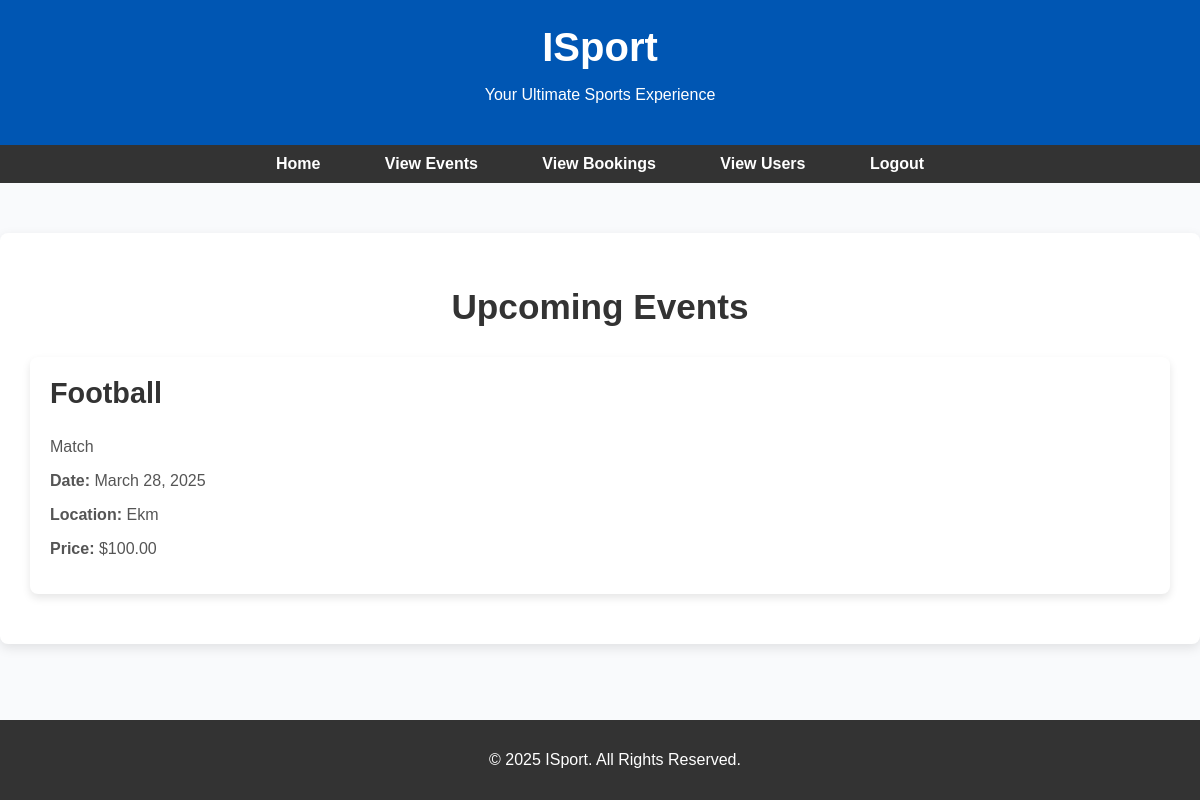
The page /adminview_events/ on the database as committed earlier.
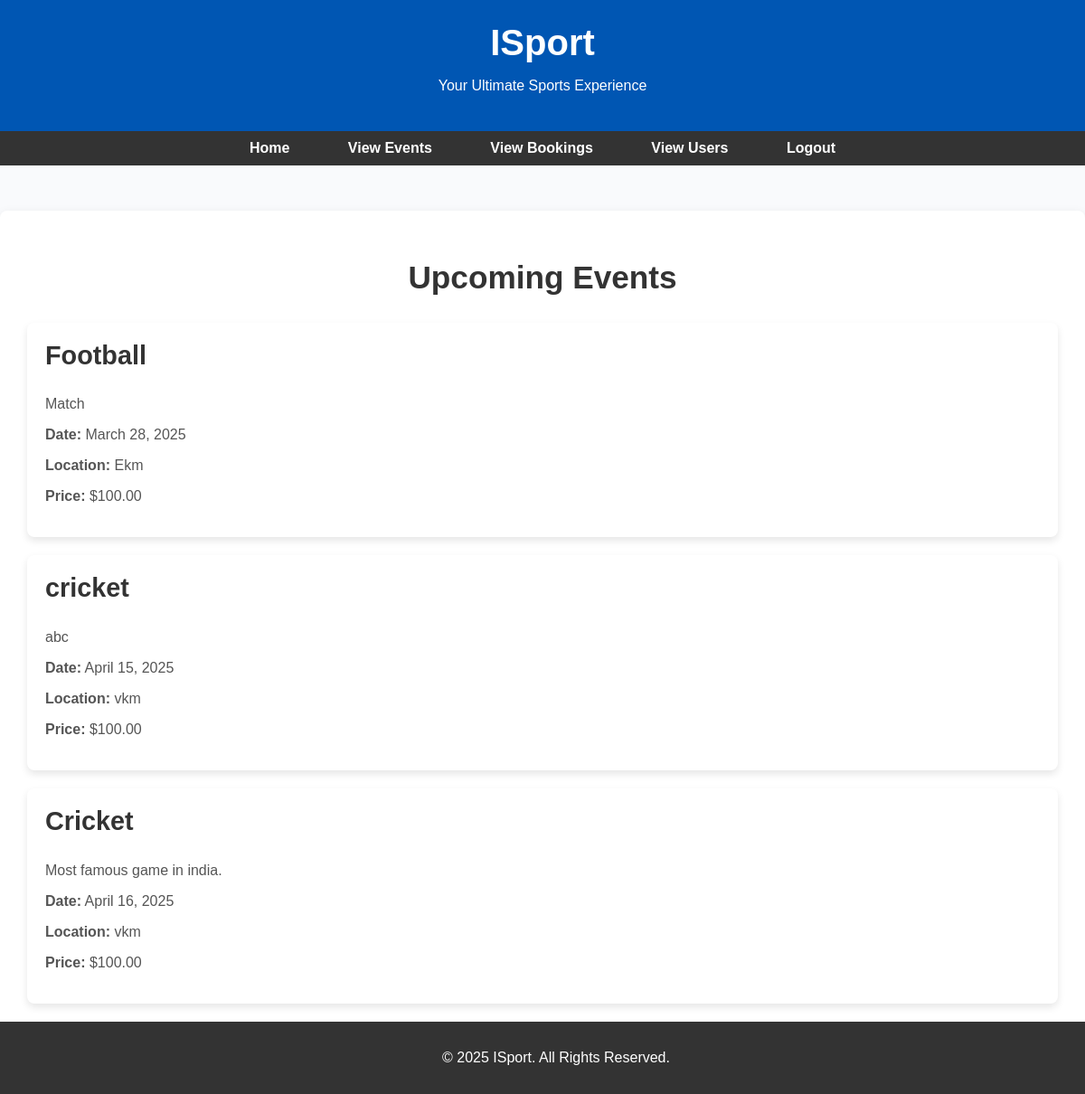
The same page on the database as committed later.
### app/models.py (models this page shows, shortened)
class EventTickets(models.Model):
    publisher = models.ForeignKey(PublisherRegister, on_delete=models.CASCADE, related_name='events')
    title = models.CharField(max_length=255)
    description = models.TextField()
    date = models.DateField()
    location = models.CharField(max_length=255)
    price = models.DecimalField(max_digits=10, decimal_places=2)
    stock = models.PositiveIntegerField(default=0)  # New field for ticket stock

### app/views.py (the view)
# urls.py: path('adminview_events/', views.adminview_events, name='adminview_events'),
def adminview_events(request):
    events = EventTickets.objects.all()
    return render(request, 'admin/view_events.html', {'events': events})

### templates/admin/view_events.html (shortened to what this page needs)
<!DOCTYPE html>
<html lang="en">
<head>
</head>
<body>
    <header>
        <h1>ISport</h1>
        <p>Your Ultimate Sports Experience</p>
    </header>
    <nav>
        <ul>
            <li><a href="../adminhome">Home</a></li>
            <li><a href="../adminview_events">View Events</a></li>
            <li><a href="../adminbookings">View Bookings</a></li>
            <li><a href="../viewusers">View Users</a></li>
            <li><a href="../logout">Logout</a></li>
        </ul>
    </nav>
    <div class="events-container">
        <h1>Upcoming Events</h1>
        {% for event in events %}
        <div class="event-item">
            <h3>{{ event.title }}</h3>
            <p>{{ event.description }}</p>
            <div class="event-details">
                <p><strong>Date:</strong> {{ event.date }}</p>
                <p><strong>Location:</strong> {{ event.location }}</p>
                <p><strong>Price:</strong> ${{ event.price }}</p>
            </div>
        </div>
        {% empty %}
        <p>No events available at the moment.</p>
        {% endfor %}
    </div>
    <footer>
        <p>&copy; 2025 ISport. All Rights Reserved.</p>
    </footer>
</body>
</html>

### templates/admin/view_events.html (style rules this page uses)
body { font-family: 'Arial', sans-serif; background-color: #f9fafc; margin: 0; padding: 0; color: #333; }
header { background-color: #0056b3; color: white; text-align: center; padding: 25px 0; box-shadow: 0 4px 12px rgba(0, 0, 0, 0.1); }
header h1 { font-size: 2.5em; margin: 0; }
nav { background-color: #333; padding: 10px 0; text-align: center; }
nav ul { list-style-type: none; margin: 0; padding: 0; }
nav ul li { display: inline; margin: 0 15px; }
nav ul li a { color: white; text-decoration: none; font-weight: bold; font-size: 16px; padding: 10px 15px; border-radius: 5px; transition: background-color 0.3s ease; }
.events-container { max-width: 1200px; margin: 50px auto; padding: 30px; background-color: white; border-radius: 8px; box-shadow: 0 4px 12px rgba(0, 0, 0, 0.1); }
.events-container h1 { text-align: center; font-size: 2.2em; color: #333; margin-bottom: 30px; }
.event-item { background-color: #ffffff; padding: 20px; margin-bottom: 20px; border-radius: 8px; box-shadow: 0 4px 8px rgba(0, 0, 0, 0.1); transition: transform 0.3s ease, box-shadow 0.3s ease; }
.event-item h3 { font-size: 1.8em; color: #333; margin-top: 0; }
.event-item p { font-size: 16px; color: #555; }
.event-item .event-details { margin-top: 10px; font-size: 14px; color: #777; }
footer { background-color: #333; color: white; text-align: center; padding: 15px; position: fixed; bottom: 0; width: 100%; }

Rows that differ between the two databases and show on the page:
added EventTickets: title "cricket", description "abc", date "April 15, 2025", location "vkm", price "100.00"
added EventTickets: title "Cricket", description "Most famous game in india.", date "April 16, 2025", location "vkm", price "100.00"
